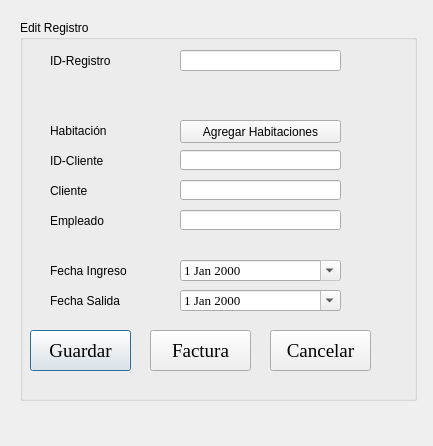
<?xml version="1.0" encoding="UTF-8"?>
<ui version="4.0">
 <class>GUI_Edit_Registro</class>
 <widget class="QDialog" name="GUI_Edit_Registro">
  <property name="geometry">
   <rect>
    <x>0</x>
    <y>0</y>
    <width>433</width>
    <height>446</height>
   </rect>
  </property>
  <property name="windowTitle">
   <string>Dialog</string>
  </property>
  <widget class="QGroupBox" name="groupBox">
   <property name="geometry">
    <rect>
     <x>20</x>
     <y>20</y>
     <width>397</width>
     <height>381</height>
    </rect>
   </property>
   <property name="styleSheet">
    <string notr="true">font: 75 10pt &quot;Times New Roman&quot;;</string>
   </property>
   <property name="title">
    <string>Edit Registro</string>
   </property>
   <widget class="QLabel" name="label">
    <property name="geometry">
     <rect>
      <x>30</x>
      <y>30</y>
      <width>61</width>
      <height>21</height>
     </rect>
    </property>
    <property name="text">
     <string>ID-Registro</string>
    </property>
   </widget>
   <widget class="QLabel" name="label_2">
    <property name="geometry">
     <rect>
      <x>30</x>
      <y>100</y>
      <width>61</width>
      <height>21</height>
     </rect>
    </property>
    <property name="text">
     <string>Habitación</string>
    </property>
   </widget>
   <widget class="QLabel" name="label_3">
    <property name="geometry">
     <rect>
      <x>30</x>
      <y>130</y>
      <width>61</width>
      <height>21</height>
     </rect>
    </property>
    <property name="text">
     <string>ID-Cliente</string>
    </property>
   </widget>
   <widget class="QLabel" name="label_4">
    <property name="geometry">
     <rect>
      <x>30</x>
      <y>160</y>
      <width>61</width>
      <height>21</height>
     </rect>
    </property>
    <property name="text">
     <string>Cliente</string>
    </property>
   </widget>
   <widget class="QLabel" name="label_5">
    <property name="geometry">
     <rect>
      <x>30</x>
      <y>190</y>
      <width>61</width>
      <height>21</height>
     </rect>
    </property>
    <property name="text">
     <string>Empleado</string>
    </property>
   </widget>
   <widget class="QLabel" name="label_6">
    <property name="geometry">
     <rect>
      <x>30</x>
      <y>240</y>
      <width>81</width>
      <height>21</height>
     </rect>
    </property>
    <property name="text">
     <string>Fecha Ingreso</string>
    </property>
   </widget>
   <widget class="QLabel" name="label_7">
    <property name="geometry">
     <rect>
      <x>30</x>
      <y>270</y>
      <width>71</width>
      <height>21</height>
     </rect>
    </property>
    <property name="text">
     <string>Fecha Salida</string>
    </property>
   </widget>
   <widget class="QDateEdit" name="Edit_fechaE">
    <property name="enabled">
     <bool>true</bool>
    </property>
    <property name="geometry">
     <rect>
      <x>160</x>
      <y>240</y>
      <width>161</width>
      <height>21</height>
     </rect>
    </property>
    <property name="font">
     <font>
      <family>Times New Roman</family>
      <pointsize>10</pointsize>
      <weight>9</weight>
      <italic>false</italic>
      <bold>false</bold>
     </font>
    </property>
    <property name="readOnly">
     <bool>true</bool>
    </property>
    <property name="calendarPopup">
     <bool>true</bool>
    </property>
   </widget>
   <widget class="QDateEdit" name="Edit_fechaS">
    <property name="geometry">
     <rect>
      <x>160</x>
      <y>270</y>
      <width>161</width>
      <height>21</height>
     </rect>
    </property>
    <property name="font">
     <font>
      <family>Times New Roman</family>
      <pointsize>10</pointsize>
      <weight>9</weight>
      <italic>false</italic>
      <bold>false</bold>
     </font>
    </property>
    <property name="calendarPopup">
     <bool>true</bool>
    </property>
   </widget>
   <widget class="QPushButton" name="Editar_Button">
    <property name="geometry">
     <rect>
      <x>10</x>
      <y>310</y>
      <width>101</width>
      <height>41</height>
     </rect>
    </property>
    <property name="font">
     <font>
      <family>Times New Roman</family>
      <pointsize>14</pointsize>
      <weight>9</weight>
      <italic>false</italic>
      <bold>false</bold>
     </font>
    </property>
    <property name="autoFillBackground">
     <bool>false</bool>
    </property>
    <property name="styleSheet">
     <string notr="true">font: 75 14pt &quot;Times New Roman&quot;;</string>
    </property>
    <property name="text">
     <string>Guardar</string>
    </property>
   </widget>
   <widget class="QPushButton" name="Cancelar_button">
    <property name="geometry">
     <rect>
      <x>250</x>
      <y>310</y>
      <width>101</width>
      <height>41</height>
     </rect>
    </property>
    <property name="font">
     <font>
      <family>Times New Roman</family>
      <pointsize>14</pointsize>
      <weight>9</weight>
      <italic>false</italic>
      <bold>false</bold>
     </font>
    </property>
    <property name="styleSheet">
     <string notr="true">font: 75 14pt &quot;Times New Roman&quot;;</string>
    </property>
    <property name="text">
     <string>Cancelar</string>
    </property>
   </widget>
   <widget class="QLineEdit" name="idR_Edit_LineEdit">
    <property name="enabled">
     <bool>true</bool>
    </property>
    <property name="geometry">
     <rect>
      <x>160</x>
      <y>30</y>
      <width>161</width>
      <height>21</height>
     </rect>
    </property>
    <property name="font">
     <font>
      <family>Times New Roman</family>
      <pointsize>10</pointsize>
      <weight>9</weight>
      <italic>false</italic>
      <bold>false</bold>
     </font>
    </property>
    <property name="readOnly">
     <bool>true</bool>
    </property>
   </widget>
   <widget class="QLineEdit" name="idC_Edit_LineEdit">
    <property name="enabled">
     <bool>true</bool>
    </property>
    <property name="geometry">
     <rect>
      <x>160</x>
      <y>130</y>
      <width>161</width>
      <height>20</height>
     </rect>
    </property>
    <property name="font">
     <font>
      <family>Times New Roman</family>
      <pointsize>10</pointsize>
      <weight>9</weight>
      <italic>false</italic>
      <bold>false</bold>
     </font>
    </property>
    <property name="readOnly">
     <bool>true</bool>
    </property>
   </widget>
   <widget class="QLineEdit" name="nomE_Edit_LineEdit">
    <property name="enabled">
     <bool>true</bool>
    </property>
    <property name="geometry">
     <rect>
      <x>160</x>
      <y>190</y>
      <width>161</width>
      <height>20</height>
     </rect>
    </property>
    <property name="font">
     <font>
      <family>Times New Roman</family>
      <pointsize>10</pointsize>
      <weight>9</weight>
      <italic>false</italic>
      <bold>false</bold>
     </font>
    </property>
    <property name="readOnly">
     <bool>true</bool>
    </property>
   </widget>
   <widget class="QPushButton" name="habit_Edit_Button">
    <property name="geometry">
     <rect>
      <x>160</x>
      <y>100</y>
      <width>161</width>
      <height>23</height>
     </rect>
    </property>
    <property name="text">
     <string>Agregar Habitaciones</string>
    </property>
   </widget>
   <widget class="QPushButton" name="Registrar_button_2">
    <property name="geometry">
     <rect>
      <x>130</x>
      <y>310</y>
      <width>101</width>
      <height>41</height>
     </rect>
    </property>
    <property name="font">
     <font>
      <family>Times New Roman</family>
      <pointsize>14</pointsize>
      <weight>9</weight>
      <italic>false</italic>
      <bold>false</bold>
     </font>
    </property>
    <property name="autoFillBackground">
     <bool>false</bool>
    </property>
    <property name="styleSheet">
     <string notr="true">font: 75 14pt &quot;Times New Roman&quot;;</string>
    </property>
    <property name="text">
     <string>Factura</string>
    </property>
   </widget>
   <widget class="QLineEdit" name="nomC_Edit_LineEdit">
    <property name="enabled">
     <bool>true</bool>
    </property>
    <property name="geometry">
     <rect>
      <x>160</x>
      <y>160</y>
      <width>161</width>
      <height>20</height>
     </rect>
    </property>
    <property name="font">
     <font>
      <family>Times New Roman</family>
      <pointsize>10</pointsize>
      <weight>9</weight>
      <italic>false</italic>
      <bold>false</bold>
     </font>
    </property>
    <property name="readOnly">
     <bool>true</bool>
    </property>
   </widget>
  </widget>
 </widget>
 <resources/>
 <connections/>
</ui>
